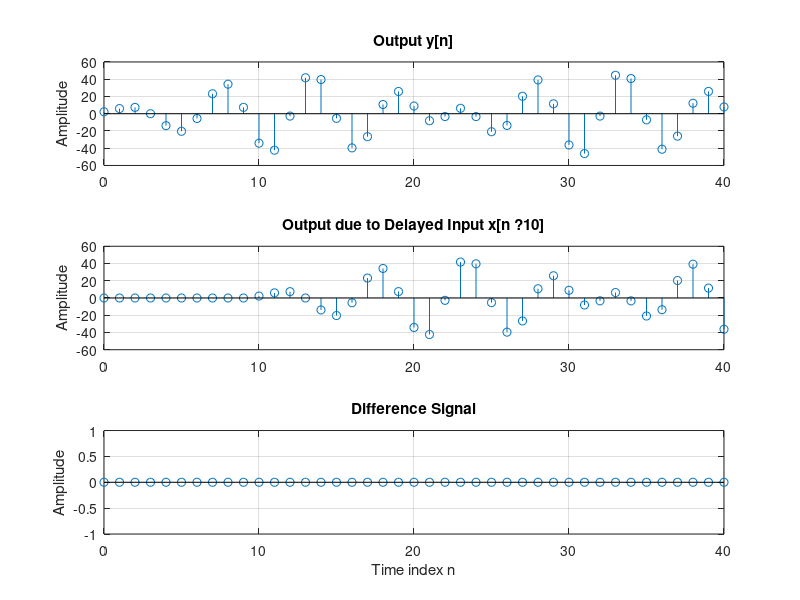

MATLAB code for this plot:
%Q2_14
% Program P2_4
% Generate the input sequences
clf;
D=10;
n = 0:40; a = 3.0;b = -2;
%f1=0.05; f2=0.40;
%f1=0.10; f2=0.25;
f1=0.15; f2=0.20;
x = a*cos(2*pi*f1*n) + b*cos(2*pi*f2*n);
xd = [zeros(1,D) x];
num = [2.2403 2.4908 2.2403];
den = [1 -0.4 0.75];
ic = [0 0]; % Set initial conditions
% Compute the output y[n]
y = filter(num,den,x,ic);
% Compute the output yd[n]
yd = filter(num,den,xd,ic);
% Compute the difference output d[n]
d = y - yd(1+D:41+D);
% Plot the outputs
subplot(3,1,1)
stem(n,y);
ylabel('Amplitude'); 
title('Output y[n]'); grid;
subplot(3,1,2)
stem(n,yd(1:41));
ylabel('Amplitude');
title(['Output due to Delayed Input x[n ?', num2str(D),']']); grid;
subplot(3,1,3)
stem(n,d);
xlabel('Time index n'); ylabel('Amplitude');
title('Difference Signal'); grid;
